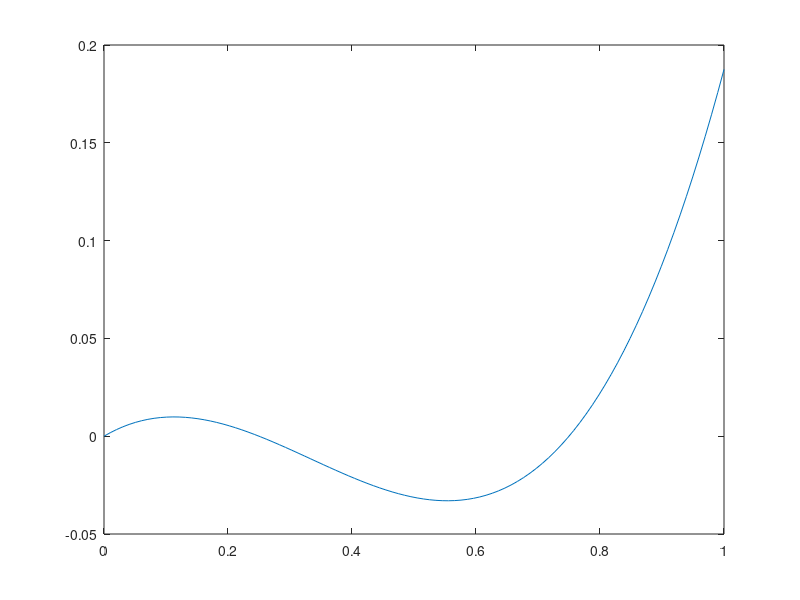

Recreate this plot in MATLAB. (Note: this script raises an error after producing the figure.)
% Taylor Series

% Given a function f(x) and a reference point a.
% Let x be near a. 
% Then f(x) ~= f(a) + f'(a) * (x-a) + f''(a)/2! * (x-a)^2 + ...
% Useful becuse:

% (1) Given f, and we cant find a point, but we know a point nearby, we can use
% this to find it.
% Saves calculating f if f is hard to calculate.

% (2) It converts a function that is a generic function into a polynomial.
% easy to solve, integrate, etc.

% Rest on notes.

clear all; close all; clc;

x = linspace(0,1,100);
y = @(x) x.*(x-0.25).*(x-0.75);
plot(x,y(x));

y_prime = @(x) 3*x.^2 - 2*x + 3/16;

newton(y,y_prime,0.6,1e-4);
% Does newton's method using y & y_prime 
% with an initial guess of 0.6.

hold on;
newton_solve = newton(y,y_prime,0.6,1e-4);
plot(0.75,y(0.75),'r.','markersize',24);
for i = 1:length(newton_solve)
    plot(newton_solve(i),y(newton_solve(i)),'b.','markersize',24);
    pause(0.5);
end

error = newton_solve - 0.75;

y_prime2 = @(x) 6*x - 2;

x_min = (2 + sqrt(4 - 4*3*3/16))/(2*3);
x_max = (2 - sqrt(4 - 4*3*3/16))/(2*3);
% quadratic solved for max & min.

newton_max = newton(y_prime,y_prime2,0.1,1e-4);
% finds max
newton_min = newton(y_prime,y_prime2,0.6,1e-4);
% finds min

